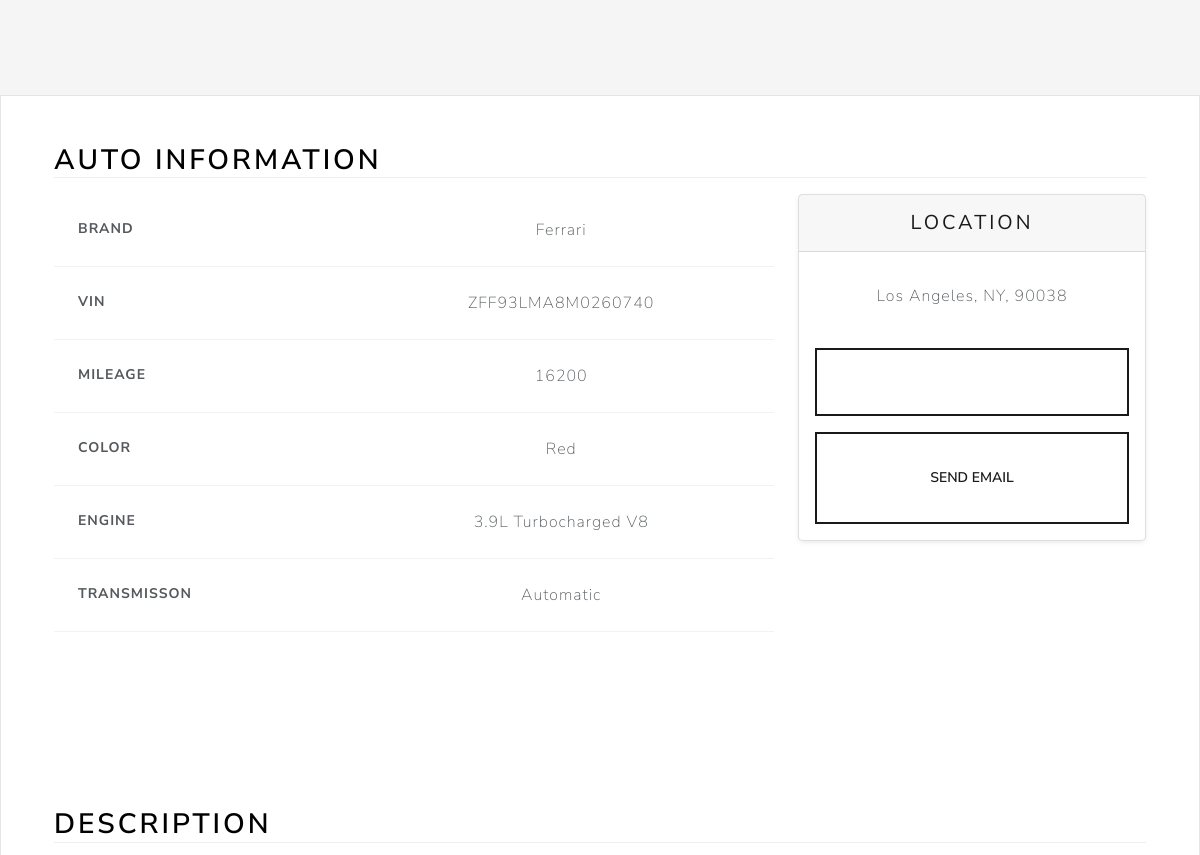
The page /listing/0d5133d7-f4b9-4648-bb0f-0492bc4e62f6 (signed in, middle part) on the database as committed earlier.
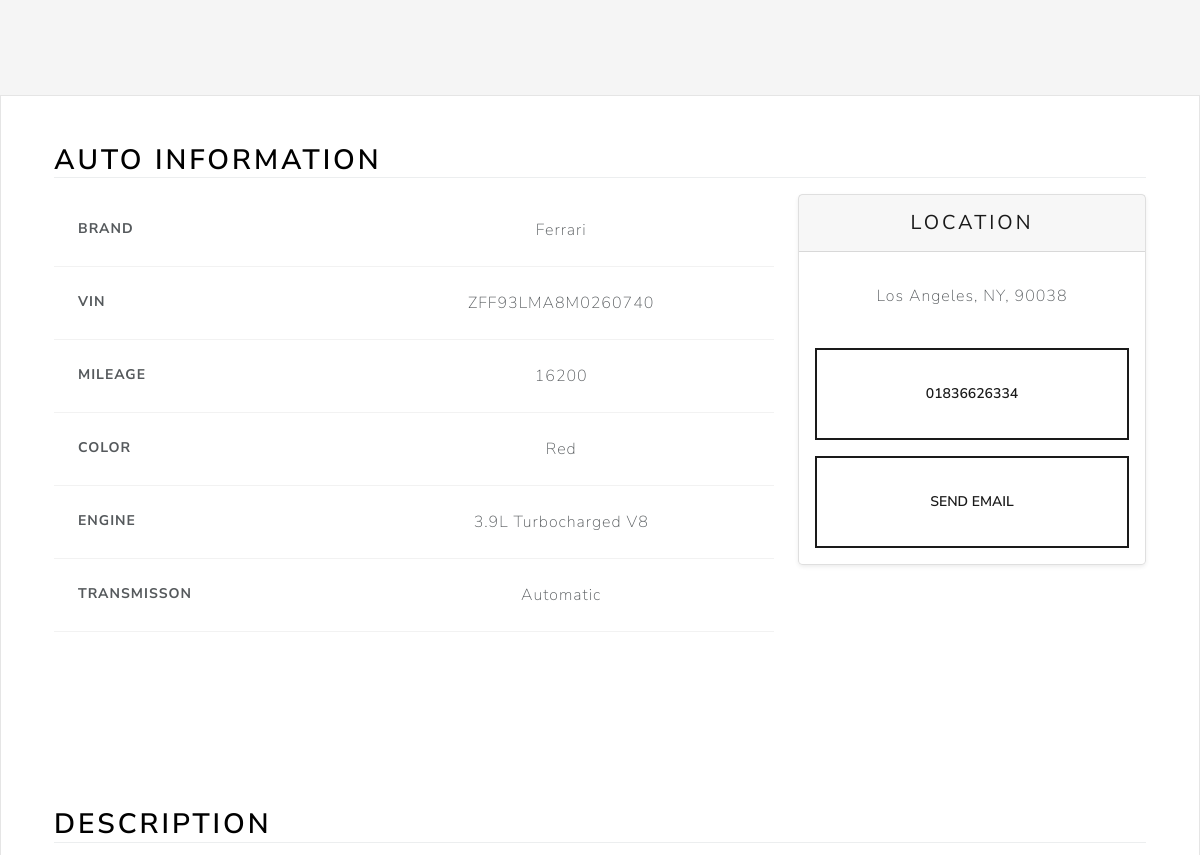
The same page on the database as committed later.
### main/models.py (models this page shows, shortened)
class Listing(models.Model):
    id=models.UUIDField(
        primary_key=True,default=uuid.uuid4,unique=True,editable=False
    )
    created_at=models.DateTimeField(auto_now_add=True)
    updated_at=models.DateTimeField(auto_now=True)
    seller=models.ForeignKey(Profile,on_delete=models.CASCADE)
    brand=models.CharField(max_length=24,choices=CARS_BRANDS,default=None)
    model=models.CharField(max_length=64,default='')
    vin=models.CharField(max_length=20,default='')
    mileage=models.IntegerField(default=0)
    color=models.CharField(max_length=20,null=True)
    description=models.TextField(null=True)
    engine=models.CharField(max_length=25,default='')
    transmisson=models.CharField(max_length=25,choices=TRANSMISSION_OPTIONS,default=None)
    locaton=models.OneToOneField(Location,on_delete=models.SET_NULL,null=True)
    image=models.ImageField(upload_to=user_listing_path,default='')

### users/models.py (models this page shows, shortened)
class Location(models.Model):
    address1=models.CharField(max_length=150,blank=True)
    address2=models.CharField(max_length=150,blank=True)
    city=models.CharField(max_length=50)
    state=USStateField(default="NY")
    zip_code=USZipCodeField(blank=True)

class Profile(models.Model):
    user=models.OneToOneField(User,on_delete=models.CASCADE)
    photo=models.ImageField(upload_to=user_directory_path,null=True)
    bio=models.CharField(max_length=140,blank=True)
    phone_number=models.CharField(max_length=12,blank=True)
    location=models.OneToOneField(Location,on_delete=models.SET_NULL,null=True)

### main/views.py (the view)
# urls.py: path('listing/<str:id>',views.listing_view,name="listing"),
@login_required
def listing_view(request,id):
    try:
        listing=Listing.objects.get(id=id)
        if listing is None:
            raise Exception
        return render(request, 'views/listing.html', {'listing': listing, })
    except Exception as e:
        messages.error(request, f'Invalid UID {id} was provided for listing.')
        return redirect('home')

### main/templates/views/listing.html (shortened to what this page needs)
{% extends 'base/base.html' %}
{% load static %}
{% block 'body' %}
<main>
    <section class="container col-xxl-8 px-4 py-5">
        <div class="row flex-lg-row-reverse align-items-center g-5 py-5">
        </div>
    </section>
    <div class="bg-light">
        <div class="container px-4 py-5">
            <h2 class="mb-3 border-bottom" style="color: black">Auto Information</h2>
            <div class="row row-cols-1 row-cols-md-3 mb-3 text-center">
                <div class="col-lg-8">
                    <div class="table-responsive">
                        <table class="table text-center">
                            <tbody>
                                <tr>
                                    <th scope="row" class="text-start">Brand</th>
                                    <td> {{listing.brand|capfirst }}</td>
                                </tr>
                                <tr>
                                    <th scope="row" class="text-start">Vin</th>
                                    <td> {{listing.vin }}</td>
                                </tr>
                                <tr>
                                    <th scope="row" class="text-start">Mileage</th>
                                    <td> {{listing.mileage }}</td>
                                </tr>
                                <tr>
                                    <th scope="row" class="text-start">Color</th>
                                    <td> {{listing.color }}</td>
                                </tr>
                                <tr>
                                    <th scope="row" class="text-start">Engine</th>
                                    <td> {{listing.engine }}</td>
                                </tr>
                                <tr>
                                    <th scope="row" class="text-start">Transmisson</th>
                                    <td> {{listing.transmisson|capfirst }}</td>
                                </tr>
                            </tbody>
                        </table>
                    </div>
                </div>
                <div class="col-lg-4">
                    <div class="card mb-4 rounded-3 shadow-sm">
                        <div class="card-header py-3">
                            <h4 class="my-0 fw-normal">Location</h4>
                        </div>
                        <div class="card-body">
                            <ul class="list-unstyled mt-3 mb-4">
                                <li>{{ listing.locaton.city }}, {{ listing.locaton.state }},
                                    {{listing.locaton.zip_code }} </li>
                            </ul>
                            <button
                                class="w-100 btn btn-lg btn-outline-primary my-3">{{listing.seller.phone_number}}</button>
                            <button id="sendEmail" class="w-100 btn btn-lg btn-outline-primary">Send Email</button>
                        </div>
                    </div>
                </div>
            </div>
        </div>
        <div class="container px-4 py-5">
            <div class="row g-4 py-5">
                <div class="col d-flex align-items-start">
                    <div>
                        <h2 class="mb-3 border-bottom" style="color: black">Description</h2>
                    </div>
                </div>
            </div>
        </div>
    </div>
</main>
{% endblock %}

Rows that differ between the two databases and show on the page:
changed through a linked row, Listing "Ferrari": seller.phone_number (not shown) → "01836626334"
